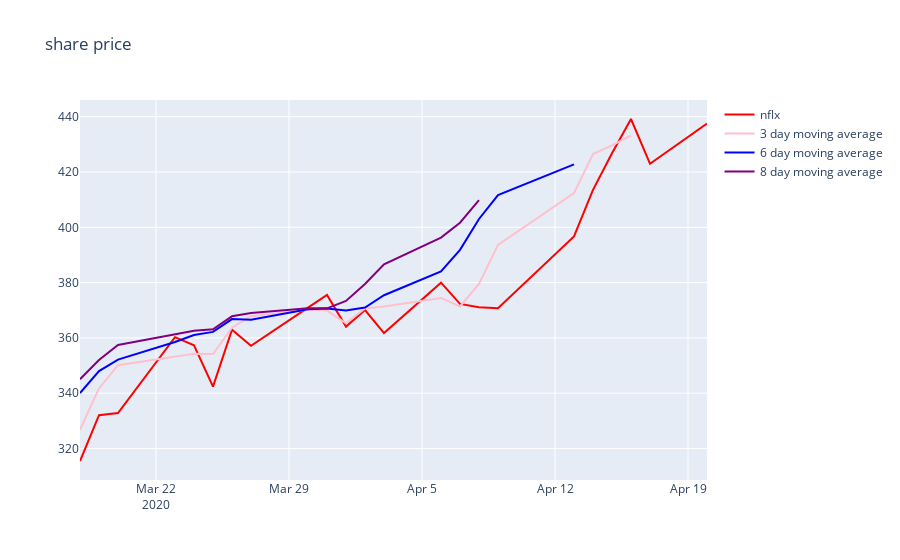

The notebook cell saved with this chart:
### Code cell
list_N = [3,6,8]
color_dict = {list_N[0]:'pink',list_N[1]:'blue',list_N[2]:'purple'}

fig = go.Figure()
fig.add_trace(go.Scatter(
    x=dates,
    y=prices,
    name = company_code, 
    marker = dict(
        size = 10,
        color = 'red'
    )
))
for N in list_N:
    averages = []
    averages = moving_average(N,prices)
    fig.add_trace(go.Scatter(
        x=dates,
        y=averages,
        mode='lines',
        name = '{} day moving average'.format(N), 
        marker = dict(
            size = 10,
            color = color_dict[N]
        )
    ))

fig.update_layout(
    showlegend=True,
    title = 'share price',
    xaxis = dict(
        range=(dates[0], dates[-1]),
        constrain='domain'
    )
)


fig.show()
